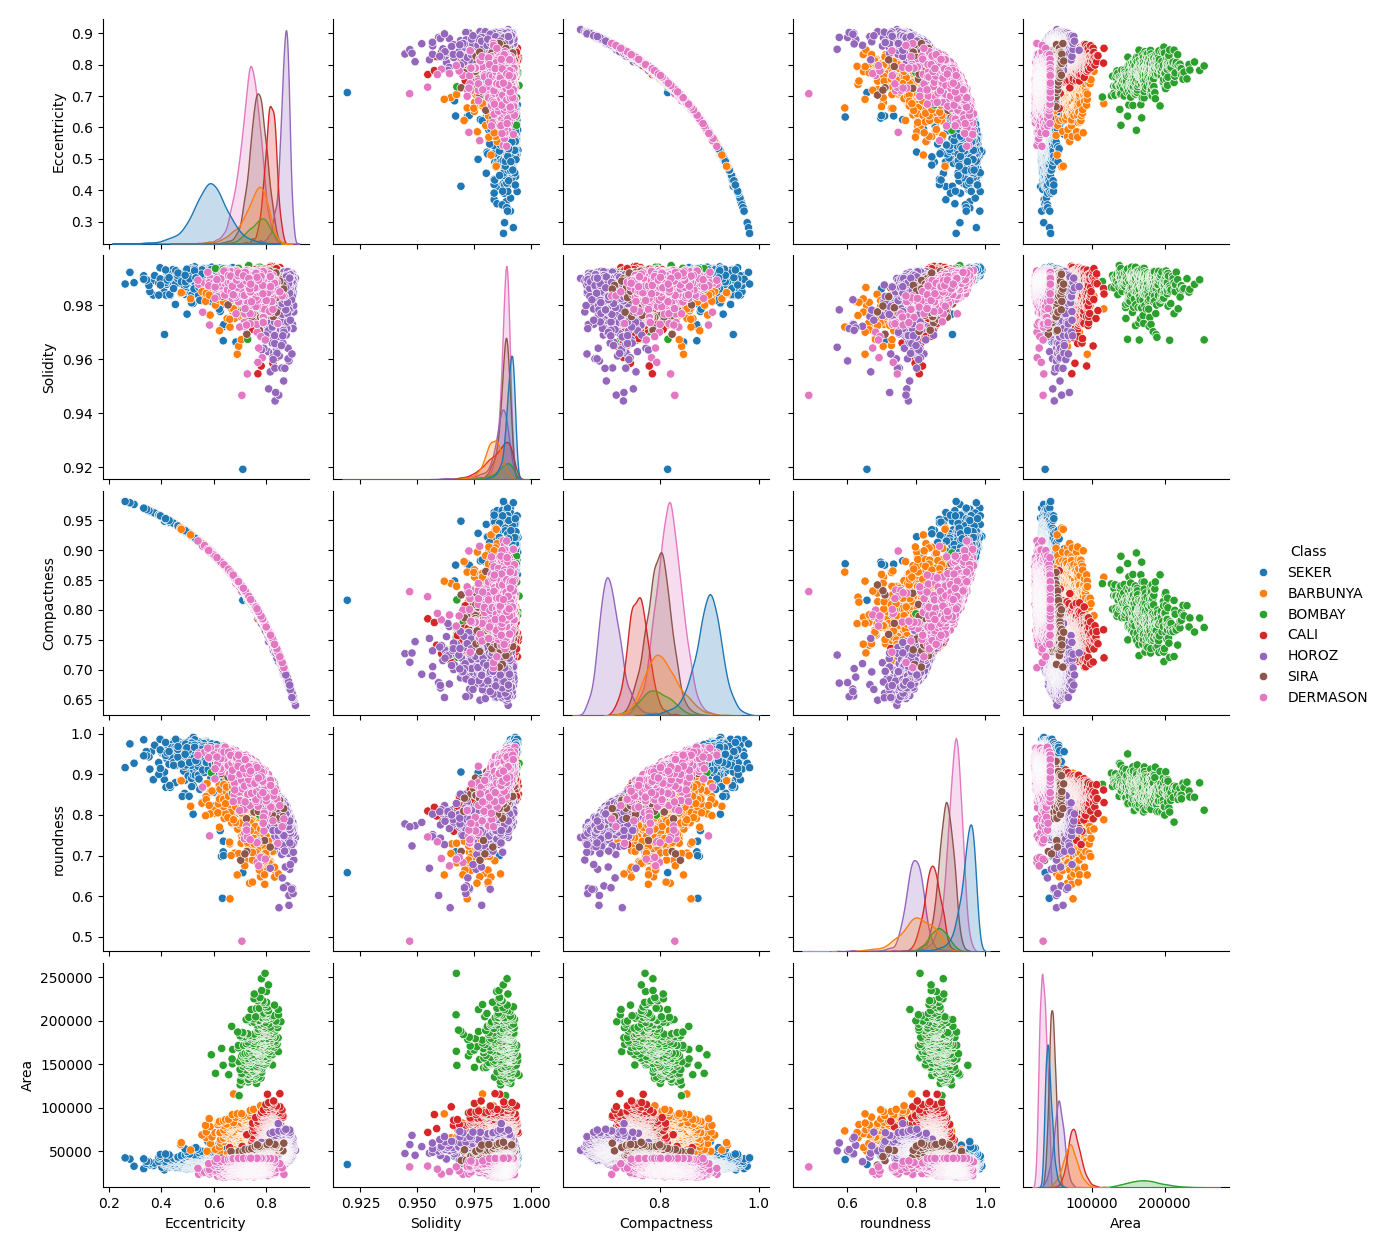

Here is the Python script that generated this plot:
import seaborn as sns
import pandas as pd
import matplotlib.pyplot as plt

df = pd.read_csv('Adjusted Dry Bean Dataset.csv')
selected_columns = df[[ 'Eccentricity', 'Solidity', 'Compactness', 'roundness', 'Area', 'Class']]
sns.pairplot(selected_columns, hue='Class')
plt.savefig(fname = "Colored_Scatter_Matrix.png", transparent = True)
plt.show()